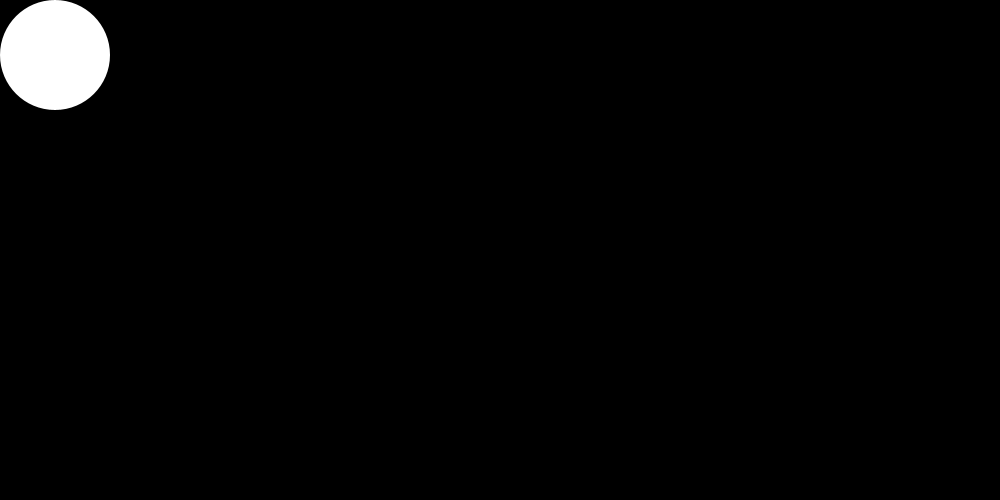
Frame 1 (no input)
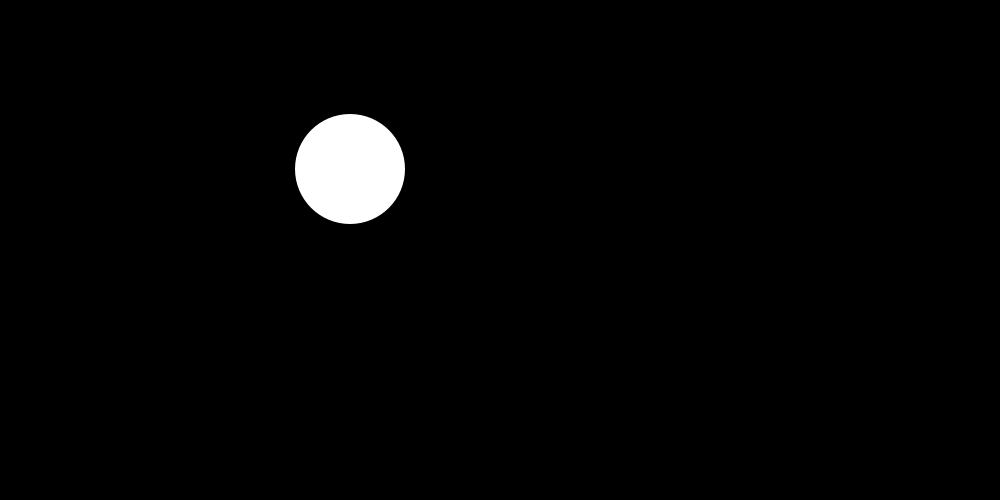
Frame 60 (the mouse pressed at the canvas centre just before this capture)
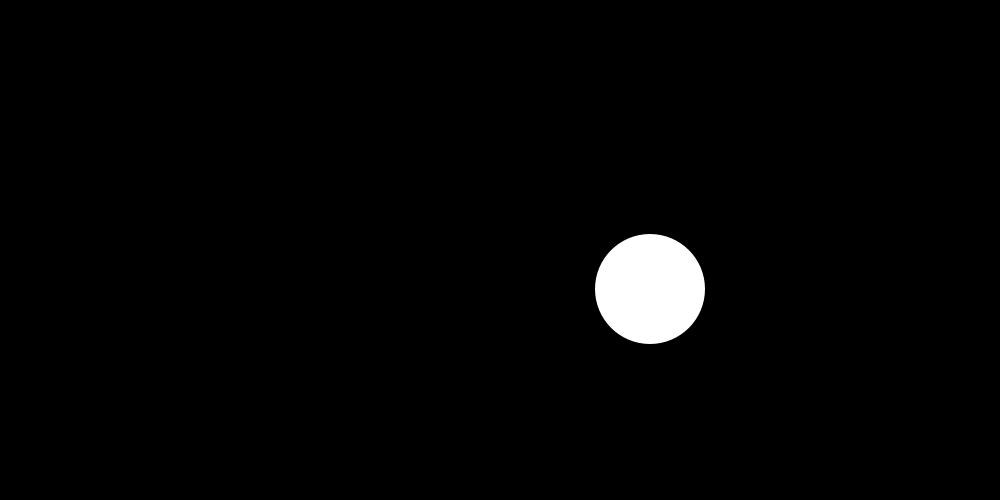
Frame 120 (the mouse held since frame 60 and released just before this capture)

The Processing sketch that drew these frames (run headless with seeded random() and noise(); from frame 60 on, the mouse is pressed at the canvas centre):

// Processing sketch: Moviimento_dos
// ── Moviimento_dos.pde
float x = 55.0, y = 55.0, velocidadX = 5.0, velocidadY = 2.0, radio = 55.0; //Declaración de variavles numericas reales.
int direccionX = 1, direccionY = -1; //Declaración de las variables numericas enteras.

void setup() {
  size(1000, 500);//Tamaño de ventana.
  noStroke();//Figuras sin contorno.
  ellipseMode(RADIUS);//Modo de manejo de las elipces radio.
}

void draw() {
  background(0);//Color de fondo negro
  ellipse(x, y, radio, radio); //Elipce en la posición (x,y) con el randio indicado.

  x += velocidadX * direccionX; //Genera del despazamiento en 'x' segun la dirección en el movimiento indicada.

  if ((x > width - radio) || (x < radio)) //Si toca las paredes.  
  {
    direccionX = -direccionX; //Cambie de dirección.
  }

  y += velocidadY * direccionY; //Genera del despazamiento en 'x' segun la dirección en el movimiento indicada.

  if ((y > height - radio) || (y < radio)) //Si toca el suelo o el techo.
  {
    direccionY = -direccionY; //Cambie de dirección.
  }
}
